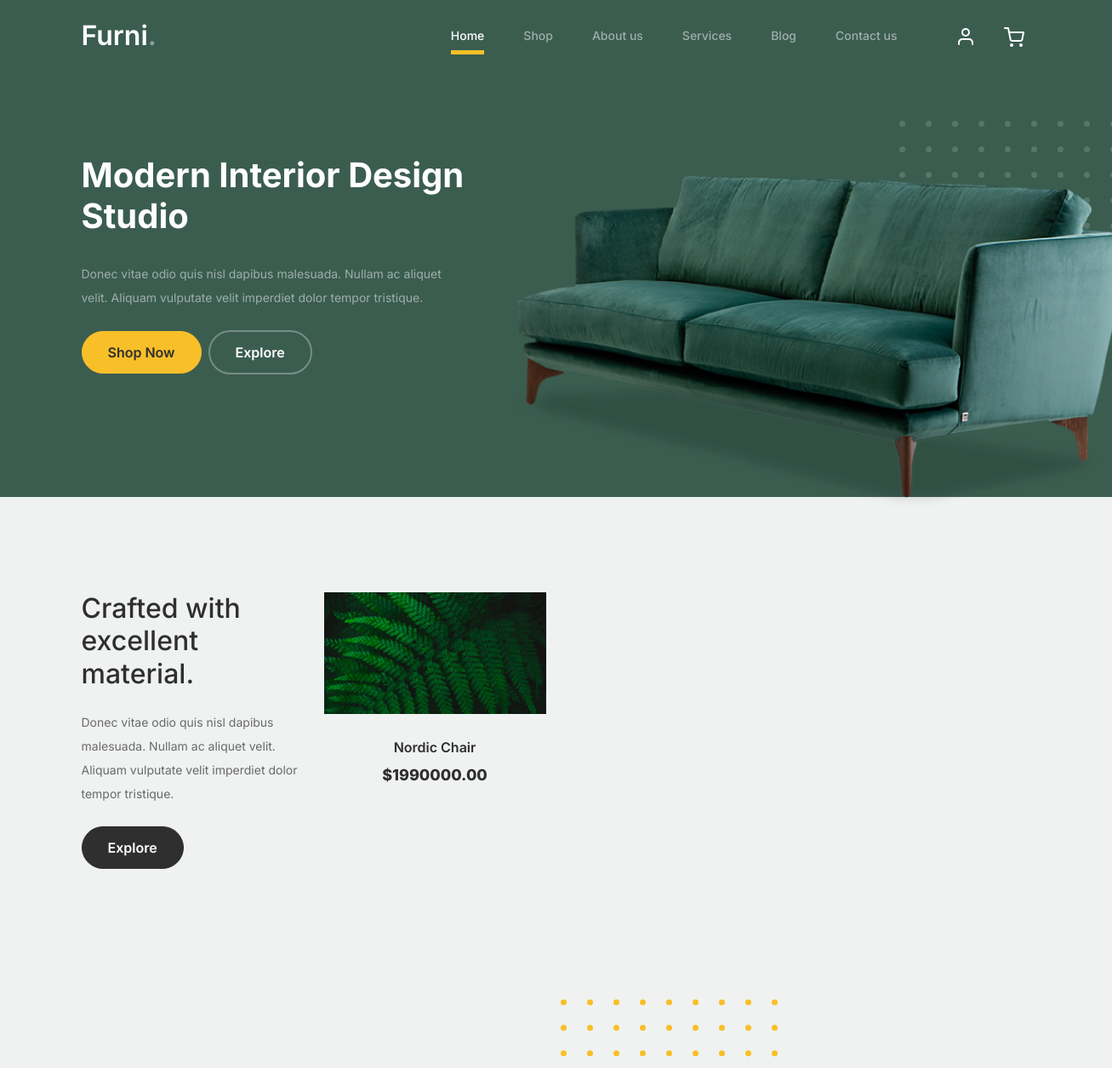
The app's page / (upper part), older data.
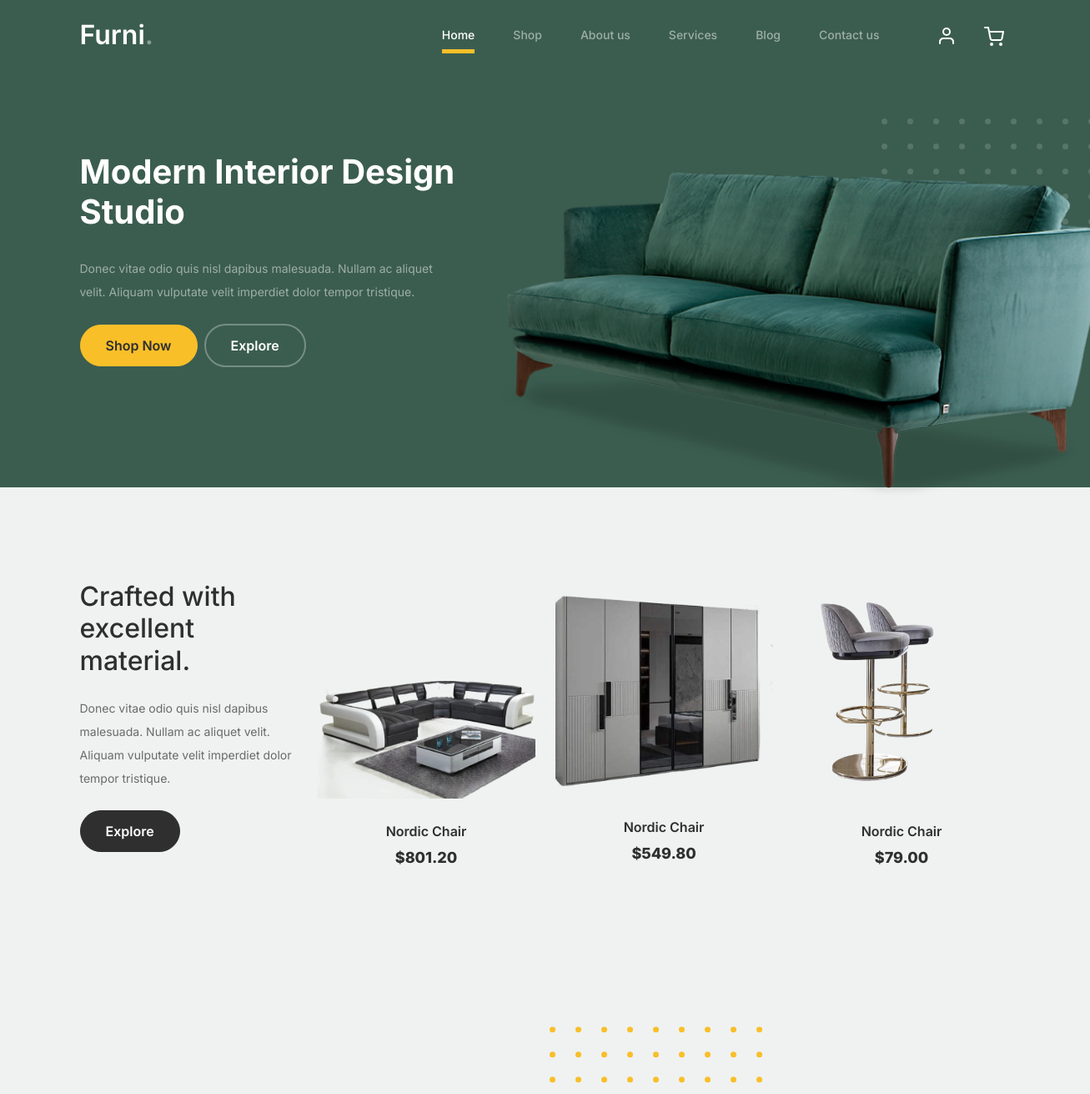
The same page, newer data.
### store/models.py (models this page shows, shortened)
class Product(models.Model):
    name = models.CharField(max_length=100)
    description = models.CharField(max_length=250, default='', blank=True)
    price = models.DecimalField(default=0,max_digits=9, decimal_places=2)
    category = models.ForeignKey(Category, on_delete=models.CASCADE, default=1)
    image = models.ImageField(upload_to='uploads/product/')
    is_sale = models.BooleanField(default=False)
    sale_price = models.DecimalField(default=0, decimal_places=2, max_digits=6)

### store/views.py (the view)
# urls.py: path('', views.home, name='home'),
def home(request):
    products = Product.objects.all()
    return render(request, 'home.html', {'products': products})

### cart/context_processors.py (called while the page is built)
def cart(request):
    return {'cart': Cart(request)}

### store/templates/home.html (shortened to what this page needs)
{% extends "base.html" %} {% load static %}
  {% block content %}
  <div class="hero">
    <div class="container">
      <div class="row justify-content-between">
        <div class="col-lg-5">
          <div class="intro-excerpt">
            <h1>Modern Interior <span clsas="d-block">Design Studio</span></h1>
            <p class="mb-4">Donec vitae odio quis nisl dapibus malesuada. Nullam ac aliquet velit. Aliquam vulputate velit imperdiet dolor tempor tristique.</p>
            <p><a href="/shop/" class="btn btn-secondary me-2">Shop Now</a><a href="#" class="btn btn-white-outline">Explore</a></p>
          </div>
        </div>
        <div class="col-lg-7">
          <div class="hero-img-wrap">
            <img src="{% static 'images/couch.png' %}" class="img-fluid" />
          </div>
        </div>
      </div>
    </div>
  </div>
  <div class="product-section">
    <div class="container">
      <div class="row">
        <div class="col-md-12 col-lg-3 mb-5 mb-lg-0">
          <h2 class="mb-4 section-title">Crafted with excellent material.</h2>
          <p class="mb-4">Donec vitae odio quis nisl dapibus malesuada. Nullam ac aliquet velit. Aliquam vulputate velit imperdiet dolor tempor tristique.</p>
          <p><a href="/shop/" class="btn">Explore</a></p>
        </div>
        {%for product in products %} {% if forloop.counter <= 3 %}
        <div class="col-12 col-md-4 col-lg-3 mb-5 mb-md-0">
          <a class="product-item" href="cart.html">
            <img src="{{product.image.url}}" class="img-fluid product-thumbnail" />
            <h3 class="product-title">Nordic Chair</h3>
            <strong class="product-price">${{product.price}}</strong>
          </a>
        </div>
        {%endif %} {% endfor %}
      </div>
    </div>
  </div>
  <div class="why-choose-section">
  </div>
  {% endblock %}

Row changes from the older to the newer data that the page shows:
removed Product: image (picture), price "1990000.00"
added Product: image (picture), price "801.20"
added Product: image (picture), price "549.80"
added Product: image (picture), price "79.00"
